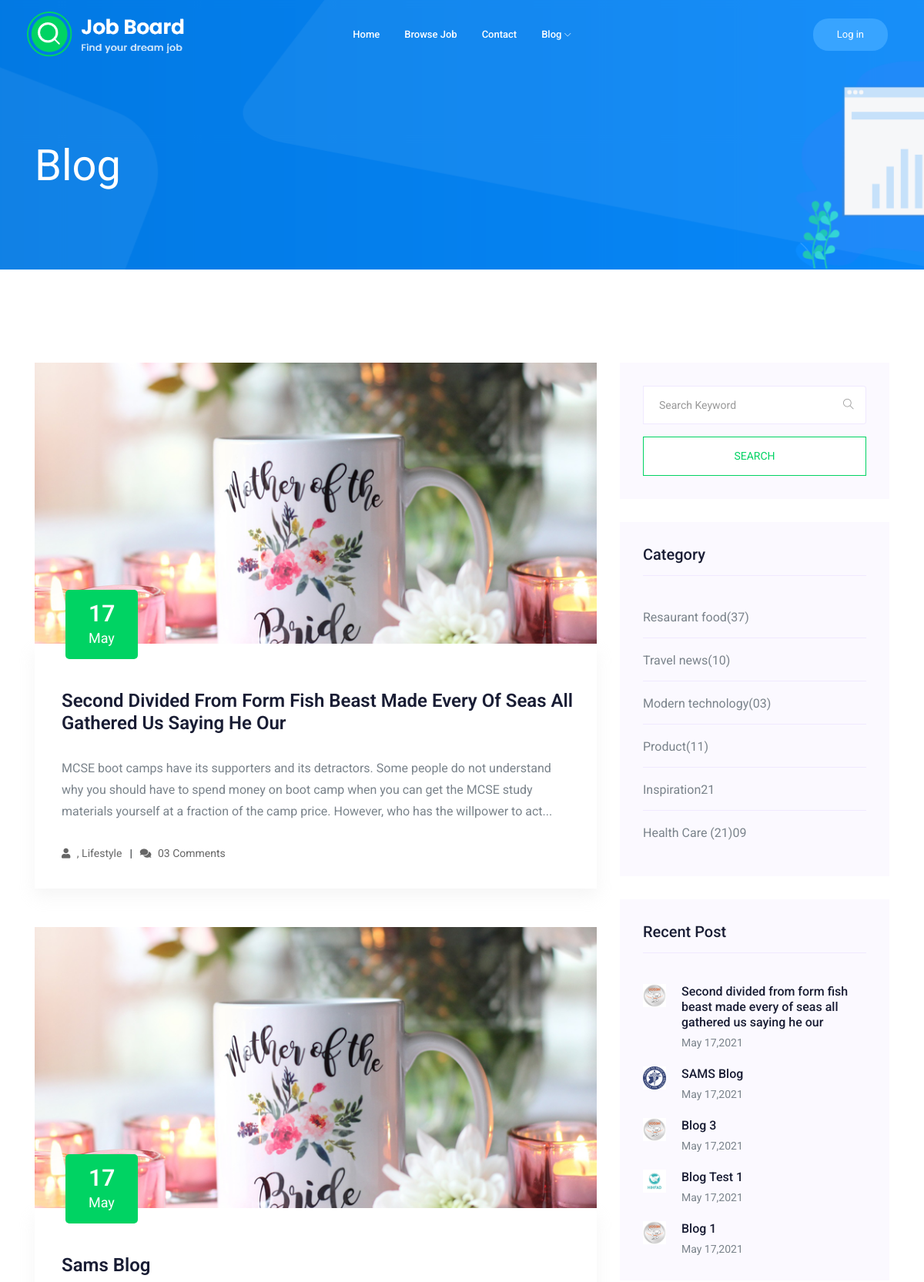
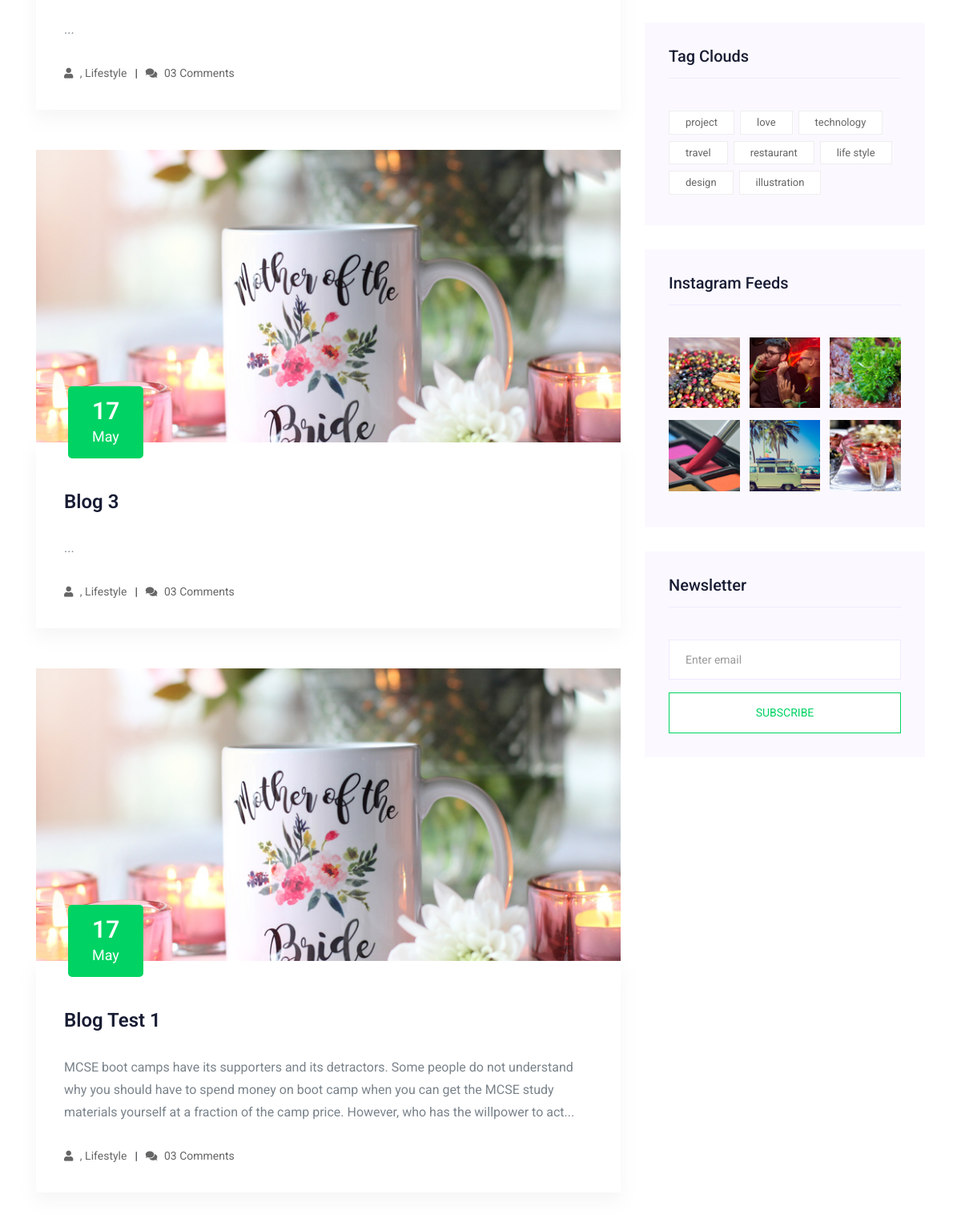
Screenshot of /blog/ (upper part) with the database file from the repository (2 pictures, top to bottom).
### blog/models.py (models this page shows, shortened)
class Post(models.Model):
    author = models.ForeignKey(User, on_delete=models.CASCADE)
    title = models.CharField(max_length=100)
    content = models.TextField()
    date_posted = models.DateTimeField(default=timezone.now)
    image = models.ImageField(upload_to="blog-img/" ,null=True , default="blog-img/blog-def-img.png")
    Hyper_Text= models.TextField(blank=True)
    tags = models.ManyToManyField("Tag")

### accounts/models.py (models this page shows, shortened)
class Organisations(models.Model):
    user = models.OneToOneField(User, on_delete=models.CASCADE)
    Name =  models.CharField(null=True, max_length=50)
    Photo = models.ImageField(upload_to="profile/")
    city_name = models.ForeignKey("city",on_delete=models.CASCADE , null=True)
    Creat_Date = models.DateField()
    Phone_Number =  models.CharField(max_length=15)
    Headquarters = CountryField()

class Normal_Users(models.Model):
    user = models.OneToOneField(User, on_delete=models.CASCADE)
    First_Name =  models.CharField(null=True, max_length=50)
    Midle_Name =  models.CharField(null=True, max_length=50)
    Last_Name =  models.CharField(null=True, max_length=50)
    Photo = models.ImageField(upload_to="profile/" ,null=True , default="profile/person.jpg")
    city_name = models.ForeignKey("city",on_delete=models.CASCADE , null=True)
    Birth_Date = models.DateField(null=True)
    Soical_State = models.CharField(max_length=20 , choices=Marital_status ,null=True)
    Phone_Number =  models.CharField(max_length=15,null=True)
    Country = CountryField(null=True)
    Gender = models.CharField(max_length=20 , choices= gender,null=True)

### blog/views.py (the view)
# urls.py: path('',views.PostListView.as_view() ,name='blog-list'),
class PostListView(ListView):
    model = Post
    template_name = 'blog/blog-list.html'  # <app>/<model>_<viewtype>.html
    context_object_name = 'posts'
    ordering = ['-date_posted']
    paginate_by = 5
    def get_context_data(self, **kwargs):
        context = super().get_context_data(**kwargs)
        context['book_list'] = Post.objects.all().order_by('-date_posted')[0:5]
        return context

### blog/templates/blog/blog-list.html (shortened to what this page needs)
{% extends "base.html" %}
{% load static %}
{% load bootstrap4 %}
{% block body %}
    <div class="bradcam_area bradcam_bg_1">
        <div class="container">
            <div class="row">
                <div class="col-xl-12">
                    <div class="bradcam_text">
                        <h3>blog</h3>
                    </div>
                </div>
            </div>
        </div>
    </div>
    <section class="blog_area section-padding">
        <div class="container">
            <div class="row">
                <div class="col-lg-8 mb-5 mb-lg-0">
                    <div class="blog_left_sidebar">
                        {%for post in posts %}
                        <article class="blog_item">
                            <div class="blog_item_img">
                            {% if post.image %}
                                <img class="card-img rounded-0" src="{{post.image.url}}" alt="">
                            {%endif%}
                                <a href="#" class="blog_item_date">
                                    <h3>{{post.date_posted | date:'d'}}</h3>
                                    <p>{{post.date_posted | date:'M'}}</p>
                                </a>
                            </div>
                            <div class="blog_details">
                                <a class="d-inline-block" href="{% url 'blog:blog-single' post.pk%}">
                                    <h2>{{post.title|title}}</h2>
                                </a>
                                <p>{{post.Hyper_Text|slice:":255"}}...</p>
                                <ul class="blog-info-link">
                                    <li><a href="#"><i class="fa fa-user"></i> {{post.tags.Tag.name}} , Lifestyle</a></li>
                                    <li><a href="#"><i class="fa fa-comments"></i> 03 Comments</a></li>
                                </ul>
                            </div>
                        </article>
                        {%endfor%}
                    </div>
                </div>
                <div class="col-lg-4">
                    <div class="blog_right_sidebar">
                        <aside class="single_sidebar_widget search_widget">
                            <form action="#">
                                <div class="form-group">
                                    <div class="input-group mb-3">
                                        <input type="text" class="form-control" placeholder='Search Keyword'
                                            onfocus="this.placeholder = ''"
                                            onblur="this.placeholder = 'Search Keyword'">
                                        <div class="input-group-append">
                                            <button class="btn" type="button"><i class="ti-search"></i></button>
                                        </div>
                                    </div>
                                </div>
                                <button class="button rounded-0 primary-bg text-white w-100 btn_1 boxed-btn"
                                    type="submit">Search</button>
                            </form>
                        </aside>
                        <aside class="single_sidebar_widget post_category_widget">
                            <h4 class="widget_title">Category</h4>
                            <ul class="list cat-list">
                                <li>
                                    <a href="#" class="d-flex">
                                        <p>Resaurant food</p>
                                        <p>(37)</p>
                                    </a>
                                </li>
                                <li>
                                    <a href="#" class="d-flex">
                                        <p>Travel news</p>
                                        <p>(10)</p>
                                    </a>
                                </li>
                                <li>
                                    <a href="#" class="d-flex">
                                        <p>Modern technology</p>
                                        <p>(03)</p>
                                    </a>
                                </li>
                                <li>
                                    <a href="#" class="d-flex">
                                        <p>Product</p>
                                        <p>(11)</p>
                                    </a>
                                </li>
                                <li>
                                    <a href="#" class="d-flex">
                                        <p>Inspiration</p>
                                        <p>21</p>
                                    </a>
                                </li>
                                <li>
                                    <a href="#" class="d-flex">
                                        <p>Health Care (21)</p>
                                        <p>09</p>
                                    </a>
                                </li>
                            </ul>
                        </aside>
                        <aside class="single_sidebar_widget popular_post_widget">
                            <h3 class="widget_title">Recent Post</h3>
                            {% for book in book_list  %}
                            <div class="media post_item">
                                <img {% ifequal book.author.groups.all.0.name 'Organisations'  %}
                                src="{{book.author.organisations.Photo.url}}"
                                {%else%}
                                src="{{book.author.normal_users.Photo.url}}"
                                {% endifequal %} alt="post" style="max-width:30px;">
                                        <div class="media-body">
                                            <a href="{% url 'blog:blog-single' book.pk%}">
                                                <h3>{{book.title}}</h3>
                                            </a>
                                            <p>{{book.date_posted| date:"M d,Y"}}</p>
                                </div>
                            </div>
                            {% endfor %}
                        </aside>
                        <aside class="single_sidebar_widget tag_cloud_widget">
                            <h4 class="widget_title">Tag Clouds</h4>
                            <ul class="list">
                                <li>
                                    <a href="#">project</a>
                                </li>
                                <li>
                                    <a href="#">love</a>
                                </li>
                                <li>
                                    <a href="#">technology</a>
                                </li>
                                <li>
                                    <a href="#">travel</a>
                                </li>
                                <li>
                                    <a href="#">restaurant</a>
                                </li>
                                <li>
                                    <a href="#">life style</a>
                                </li>
                                <li>
                                    <a href="#">design</a>
                                </li>
                                <li>
                                    <a href="#">illustration</a>
                                </li>
                            </ul>
                        </aside>
                        <aside class="single_sidebar_widget instagram_feeds">
                            <h4 class="widget_title">Instagram Feeds</h4>
                            <ul class="instagram_row flex-wrap">
                                <li>
                                    <a href="#">
                                        <img class="img-fluid" src="img/post/post_5.png" alt="">
                                    </a>
                                </li>
                                <li>
                                    <a href="#">
                                        <img class="img-fluid" src="img/post/post_6.png" alt="">
                                    </a>
                                </li>
                                <li>
                                    <a href="#">
                                        <img class="img-fluid" src="img/post/post_7.png" alt="">
                                    </a>
                                </li>
                                <li>
                                    <a href="#">
                                        <img class="img-fluid" src="img/post/post_8.png" alt="">
                                    </a>
                                </li>
                                <li>
                                    <a href="#">
                                        <img class="img-fluid" src="img/post/post_9.png" alt="">
                                    </a>
                                </li>
                                <li>
                                    <a href="#">
                                        <img class="img-fluid" src="img/post/post_10.png" alt="">
                                    </a>
                                </li>
                            </ul>
                        </aside>
                        <aside class="single_sidebar_widget newsletter_widget">
                            <h4 class="widget_title">Newsletter</h4>
                            <form action="#">
                                <div class="form-group">
                                    <input type="email" class="form-control" onfocus="this.placeholder = ''"
                                        onblur="this.placeholder = 'Enter email'" placeholder='Enter email' required>
                                </div>
                                <button class="button rounded-0 primary-bg text-white w-100 btn_1 boxed-btn"
                                    type="submit">Subscribe</button>
                            </form>
                        </aside>
                    </div>
                </div>
            </div>
        </div>
    </section>
{% endblock body %}

### rows the page displays
Post: image (picture), date_posted "17", date_posted "May", title "Second Divided From Form Fish Beast Made Every Of Seas All Gathered Us Saying He Our", Hyper_Text "MCSE boot camps have its supporters and its detractors. Some people do not understand why you should have to spend money on boot camp when you can get the MCSE study materials yourself at a fraction of the camp price. However, who has the willpower to act", author.organisations.Photo (picture), title "Second divided from form fish beast made every of seas all gathered us saying he our", date_posted "May 17,2021"
Post: image (picture), date_posted "17", date_posted "May", title "Sams Blog", author.organisations.Photo (picture), title "SAMS Blog", date_posted "May 17,2021"
Post: image (picture), date_posted "17", date_posted "May", title "Blog 3", author.organisations.Photo (picture), date_posted "May 17,2021"
Post: image (picture), date_posted "17", date_posted "May", title "Blog Test 1", Hyper_Text "MCSE boot camps have its supporters and its detractors. Some people do not understand why you should have to spend money on boot camp when you can get the MCSE study materials yourself at a fraction of the camp price. However, who has the willpower to act", author.normal_users.Photo (picture), date_posted "May 17,2021"
Post: author.organisations.Photo (picture), title "Blog 1", date_posted "May 17,2021"
